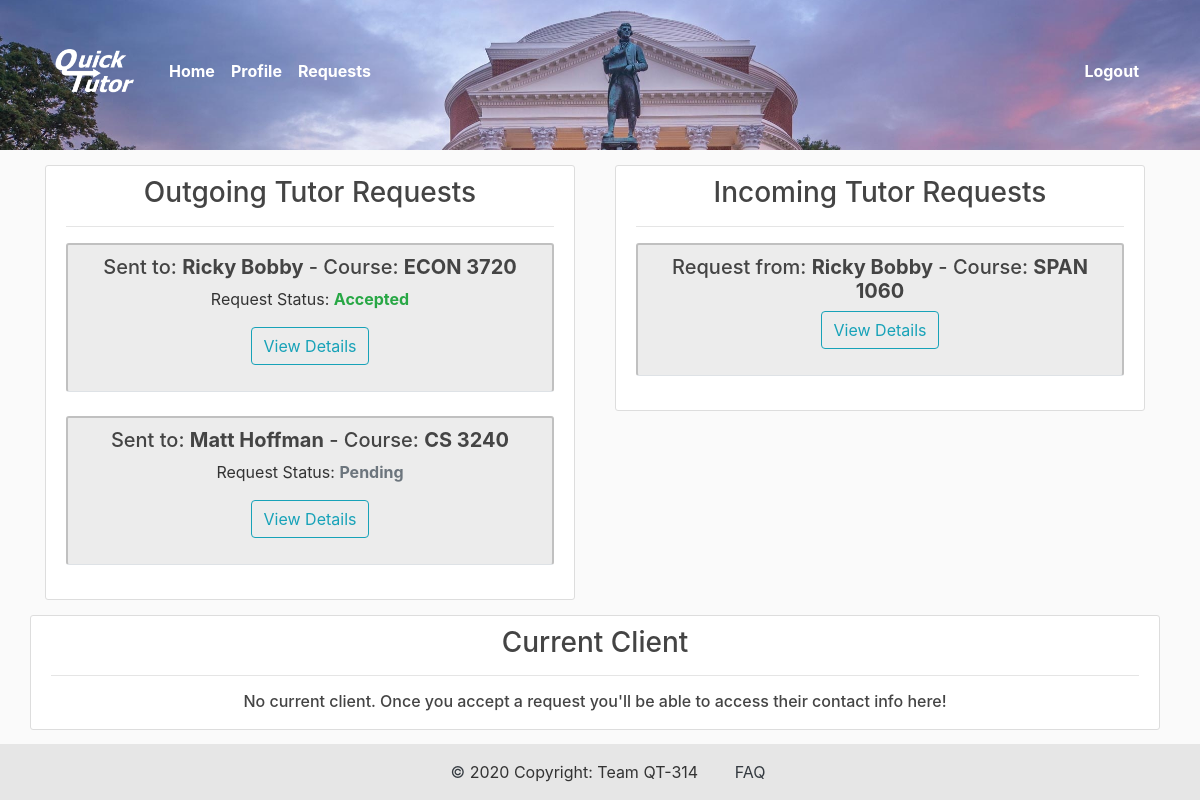
Page /users/inbox/ (signed in) on the committed database.
### tutor/models.py (models this page shows, shortened)
class Ask(models.Model):
    sender = models.ForeignKey(User, on_delete=models.CASCADE, related_name='sending_user')
    receiver = models.ForeignKey(User, on_delete=models.CASCADE, related_name='receiving_user')
    course = models.CharField(max_length=100)
    question = models.TextField()
    accepted = models.BooleanField(default=False)
    declined = models.BooleanField(default=False)

### users/models.py (models this page shows, shortened)
class Profile(models.Model):
	user = models.OneToOneField(User, on_delete=models.CASCADE)
	image = models.ImageField(default='default.png', upload_to='profile_pics', blank=True)
	first_name = models.CharField(max_length=50)
	last_name = models.CharField(max_length=50)
	major = models.CharField(max_length=75)
	major2 = models.CharField(max_length=75, blank=True)
	phone_regex = RegexValidator(regex=r'([0-9]{3}-){2}[0-9]{4}', message="Phone number must be entered in the format: 999-999-9999.")
	phone_number = models.CharField(validators=[phone_regex], max_length=12, blank=False)
	courses = models.TextField(blank=True, help_text="List any courses you feel comfortable tutoring for.")
	description = models.TextField(blank=True, verbose_name="bio", help_text="Write a brief description of yourself. Be sure to include areas of strength for tutoring and any other information you would like other users to know.")
	location = models.CharField(max_length=50, blank=True, default='')
	current_client = models.OneToOneField(Ask, on_delete=models.SET_NULL, null=True, blank=True)
	tutor_score = models.FloatField(null=True, blank=True)
	num_ratings = models.IntegerField(blank=True, default=0)
	active = models.BooleanField(default=False)
	initialized = models.BooleanField(default=False)

### users/views.py (the view)
# urls.py: path('inbox/', views.inbox, name='inbox'),
@login_required
def inbox(request):
	incoming_requests = request.user.receiving_user.filter(accepted=False, declined=False)
	outgoing_requests = request.user.sending_user.all()
	context = {
		'incoming_requests':incoming_requests,
		'outgoing_requests':outgoing_requests
	}
	return render(request, 'users/inbox.html', context)

### users/templates/users/inbox.html (shortened to what this page needs)
{% extends "tutor/base.html" %}
{% load static %}
{% block content %}
<div class="row">
	<div class="col-md-6">
    	<div class="content-section section-3" style="text-align: center;">
			<div>
				<h3 style="display: inline;">Outgoing Tutor Requests</h3>
				<hr>
			</div>
			<div>
				{% if outgoing_requests %}
	                {% for request in outgoing_requests %}
	                    {% if request.accepted %}
	                        <div class="col request-listing border-bottom">
								<div style="display: block; text-align: center;">
									<h5>Sent to: <b>{{ request.receiver.profile.first_name }} {{ request.receiver.profile.last_name }}</b> - Course: <b>{{ request.course }}</b></h5>
									<p>Request Status: <b class="text-success">Accepted</b></p>
									<a class="btn btn-outline-info mb-3" href="{% url 'ask-detail' request.id %}" role="button">View Details</a>
								</div>
	                        </div>
	                    {% else %}
	                        <div class="col request-listing border-bottom">
								<div style="display: block; text-align: center;">
									<h5>Sent to: <b>{{ request.receiver.profile.first_name }} {{ request.receiver.profile.last_name }}</b> - Course: <b>{{ request.course }}</b></h5>
									<p>Request Status: <b class="text-secondary">Pending</b></p>
									<a class="btn btn-outline-info mb-3" href="{% url 'ask-detail' request.id %}" role="button">View Details</a>
								</div>
	                        </div>
						{% endif %}
						<br>
	                {% endfor %}
				{% else %}
					<p>No requests sent</p>
				{% endif %}
			</div>
    	</div>
	</div>
	<div class="col-md-6">
    	<div class="content-section section-3" style="text-align: center;">
			<div>
				<h3 style="display: inline;">Incoming Tutor Requests</h3>
				<hr>
			</div>
			<div>
				{% if incoming_requests %}
	                {% for request in incoming_requests %}
	                    <div class="col request-listing border-bottom">
							<div style="display: block; text-align: center;">
								<h5>Request from: <b>{{ request.sender.profile.first_name }} {{ request.sender.profile.last_name }}</b> - Course: <b>{{ request.course }}</b></h5>
								<a class="btn btn-outline-info mb-3" href="{% url 'ask-detail' request.id %}" role="button">View Details</a>
							</div>
	                    </div>
					{% endfor %}
					<br>
				{% else %}
					<p>No requests received</p>
				{% endif %}
			</div>
    	</div>
	</div>
</div>
<div class="row">
    <div class="content-section section-3 box mb-3" style="text-align: center;">
        <div>
			<h3 style="display: inline;">Current Client</h3>
			<hr>
		</div>
        {% if user.profile.current_client %}
            <div class="content-section">
                <h3><a class="tutor-listing" href="{% url 'ask-detail' user.profile.current_client.id %}">{{ user.profile.current_client }}</a></h3>
            </div>
        {% else %}
            <h6>No current client. Once you accept a request you'll be able to access their contact info here!</h6>
        {% endif %}
    </div>
</div>
{% endblock content %}

### tutor/static/tutor/main.css (style rules this page uses)
body { background: #fafafa; color: #333333; }
h1, h2, h3, h4, h5, h6 { color: #444444; }
* { padding: 0px; margin: 0px; box-sizing: border-box; }
.box { height: auto; width: 100%; }
.section-3 { margin-top: 15px; }
.content-section { background: #ffffff; padding: 10px 20px; border: 1px solid #dddddd; border-radius: 3px; margin-right: 10px; }
.request-listing { background: #ececec; padding: 10px 20px; border: 2px solid #b8b8b8d7; border-radius: 3px; margin-right: 10px; }

### rows in the picture
Ask: receiver.profile.first_name "Ricky", receiver.profile.last_name "Bobby", course "ECON 3720"
Ask: receiver.profile.first_name "Matt", receiver.profile.last_name "Hoffman", course "CS 3240"
Ask: sender.profile.first_name "Ricky", sender.profile.last_name "Bobby", course "SPAN 1060"
